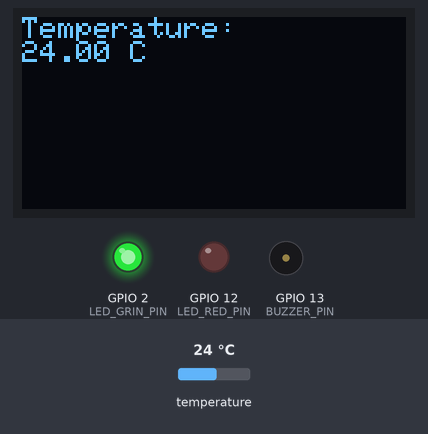
The program below on a simulated ESP32. On the bench: 128×64 one-colour display, output pins drawn as LEDs (lit = HIGH), buzzer (waves = sounding). The inputs (shaded band) are chosen by the test bench; at power-on: temperature 24 °C.

Above: at 1.4 s.
1.5 s: temperature set to 29.6 °C
At 3.8 s:
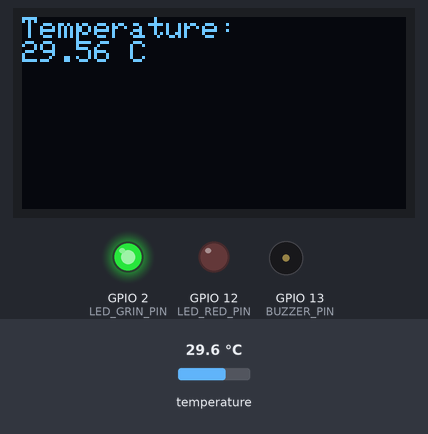
4.1 s: temperature set to 30.7 °C
At 4.9 s:
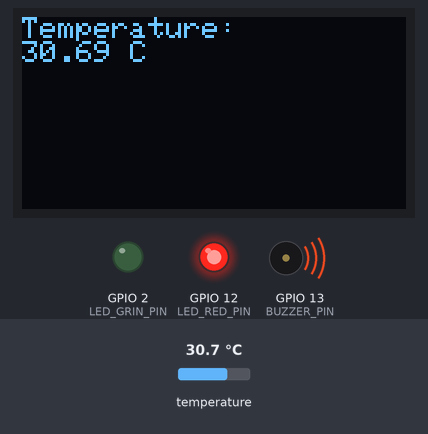
6.6 s: temperature set to 12 °C
At 9.3 s:
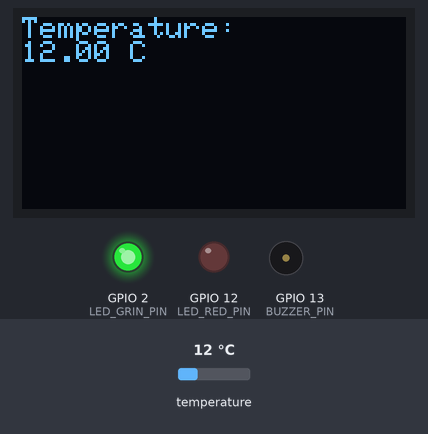
Timing chart, 0 to 10.8 s (numbered marks = the images above; inputs shaded):
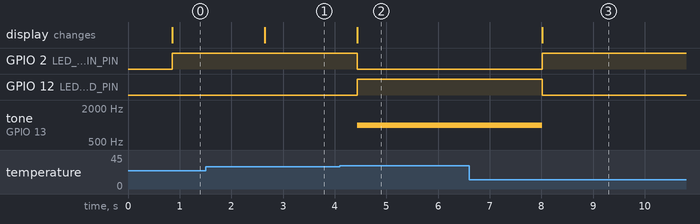

The program:

main.cpp
```cpp
#include <Arduino.h>
#include <Wire.h>
#include <Adafruit_GFX.h>
#include <Adafruit_SSD1306.h>
#include <OneWire.h>
#include <DallasTemperature.h>

// OLED display settings
#define SCREEN_WIDTH 128
#define SCREEN_HEIGHT 64
#define OLED_RESET -1
Adafruit_SSD1306 display(SCREEN_WIDTH, SCREEN_HEIGHT, &Wire, OLED_RESET);

// DS18B20 temperature sensor settings
#define ONE_WIRE_BUS 5
OneWire oneWire(ONE_WIRE_BUS);
DallasTemperature sensors(&oneWire);

// LED and Buzzer settings
#define LED_RED_PIN 12
#define LED_GRIN_PIN 2
#define BUZZER_PIN 13
#define TEMPERATURE_THRESHOLD 30.0 // Temperature threshold for alert

void setup() {
  // Initialize Serial communication
  Serial.begin(115200);

  // Initialize OLED display
  if(!display.begin(SSD1306_SWITCHCAPVCC, 0x3C)) {
    Serial.println(F("SSD1306 allocation failed"));
    for(;;); // Halt if the display fails to initialize
  }
  display.clearDisplay();
  display.setTextSize(1);
  display.setTextColor(SSD1306_WHITE);
  display.setCursor(0,0);
  display.println(F("Temperature Sensor"));
  display.display();

  // Initialize temperature sensor
  sensors.begin();

  // Check if the sensor is detected
  if (sensors.getDeviceCount() == 0) {
    Serial.println(F("No DS18B20 temperature sensors are connected"));
    display.clearDisplay();
    display.setCursor(0,0);
    display.println(F("No Sensor Found"));
    display.display();
    while (true) {} // Halt if no sensor is found
  }

  // Initialize LED and Buzzer pins
  pinMode(LED_GRIN_PIN, OUTPUT);
  pinMode(LED_RED_PIN, OUTPUT);
  pinMode(BUZZER_PIN, OUTPUT);
}

void loop() {
  // Request temperature reading
  sensors.requestTemperatures();
  float temperatureC = sensors.getTempCByIndex(0);

  // Check if the reading is valid
  if (temperatureC == DEVICE_DISCONNECTED_C) {
    Serial.println(F("Error: Could not read temperature data"));
    display.clearDisplay();
    display.setCursor(0,0);
    display.println(F("Read Error"));
    display.display();
    digitalWrite(LED_RED_PIN, LOW);  // Turn off the red LED
    digitalWrite(LED_GRIN_PIN, LOW); // Turn off the green LED
    noTone(BUZZER_PIN);              // Turn off the buzzer
  } else {
    // Display temperature on OLED
    display.clearDisplay();
    display.setCursor(0,0);
    display.println(F("Temperature: "));
    display.print(temperatureC);
    display.println(F(" C"));
    display.display();

    // Check if the temperature exceeds the threshold
    if (temperatureC > TEMPERATURE_THRESHOLD) {
      digitalWrite(LED_RED_PIN, HIGH);  // Turn on the red LED
      digitalWrite(LED_GRIN_PIN, LOW);  // Turn off the green LED
      tone(BUZZER_PIN, 1000);           // Turn on the buzzer
    } else {
      digitalWrite(LED_GRIN_PIN, HIGH); // Turn on the green LED
      digitalWrite(LED_RED_PIN, LOW);   // Turn off the red LED
      noTone(BUZZER_PIN);               // Turn off the buzzer
    }
  }

  delay(1000); // Wait for 1 second before the next reading
}
```

Measured:
- the behaviour switches between 30 and 30.1 °C on temperature (found by bisection; images 1 and 2)
- after the input at 1.5 s, the display: changes after 1.2 s (image 1)
- after the input at 4.1 s, GPIO 2 (LED_GRIN_PIN): HIGH → LOW after 0.34 s; GPIO 12 (LED_RED_PIN): LOW → HIGH after 0.34 s; tone on GPIO 13 (BUZZER_PIN): silent → 1000 Hz after 0.34 s; the display: changes after 0.34 s (image 2)
- after the input at 6.6 s, GPIO 2 (LED_GRIN_PIN): LOW → HIGH after 1.4 s; GPIO 12 (LED_RED_PIN): HIGH → LOW after 1.4 s; tone on GPIO 13 (BUZZER_PIN): 1000 Hz → silent after 1.4 s; the display: changes after 1.4 s (image 3)
